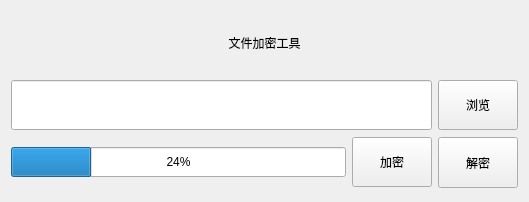
<?xml version="1.0" encoding="UTF-8"?>
<ui version="4.0">
 <class>Widget</class>
 <widget class="QWidget" name="Widget">
  <property name="geometry">
   <rect>
    <x>0</x>
    <y>0</y>
    <width>529</width>
    <height>202</height>
   </rect>
  </property>
  <property name="minimumSize">
   <size>
    <width>529</width>
    <height>202</height>
   </size>
  </property>
  <property name="maximumSize">
   <size>
    <width>529</width>
    <height>202</height>
   </size>
  </property>
  <property name="windowTitle">
   <string>Widget</string>
  </property>
  <layout class="QGridLayout" name="gridLayout">
   <item row="0" column="0">
    <widget class="QLabel" name="label">
     <property name="maximumSize">
      <size>
       <width>16777215</width>
       <height>61</height>
      </size>
     </property>
     <property name="styleSheet">
      <string notr="true">font: 28pt &quot;Microsoft YaHei UI&quot;;</string>
     </property>
     <property name="text">
      <string>文件加密工具</string>
     </property>
     <property name="alignment">
      <set>Qt::AlignCenter</set>
     </property>
    </widget>
   </item>
   <item row="1" column="0">
    <layout class="QHBoxLayout" name="horizontalLayout_3">
     <item>
      <widget class="QLineEdit" name="lineEdit">
       <property name="sizePolicy">
        <sizepolicy hsizetype="Expanding" vsizetype="Expanding">
         <horstretch>0</horstretch>
         <verstretch>0</verstretch>
        </sizepolicy>
       </property>
       <property name="maximumSize">
        <size>
         <width>16777215</width>
         <height>50</height>
        </size>
       </property>
      </widget>
     </item>
     <item>
      <widget class="QPushButton" name="view">
       <property name="sizePolicy">
        <sizepolicy hsizetype="Minimum" vsizetype="Expanding">
         <horstretch>0</horstretch>
         <verstretch>0</verstretch>
        </sizepolicy>
       </property>
       <property name="maximumSize">
        <size>
         <width>16777215</width>
         <height>50</height>
        </size>
       </property>
       <property name="text">
        <string>浏览</string>
       </property>
      </widget>
     </item>
    </layout>
   </item>
   <item row="2" column="0">
    <layout class="QHBoxLayout" name="horizontalLayout_2">
     <item>
      <widget class="QProgressBar" name="progressBar">
       <property name="sizePolicy">
        <sizepolicy hsizetype="Expanding" vsizetype="Expanding">
         <horstretch>0</horstretch>
         <verstretch>0</verstretch>
        </sizepolicy>
       </property>
       <property name="maximumSize">
        <size>
         <width>16777215</width>
         <height>30</height>
        </size>
       </property>
       <property name="value">
        <number>24</number>
       </property>
      </widget>
     </item>
     <item>
      <widget class="QPushButton" name="encode">
       <property name="sizePolicy">
        <sizepolicy hsizetype="Minimum" vsizetype="Expanding">
         <horstretch>0</horstretch>
         <verstretch>0</verstretch>
        </sizepolicy>
       </property>
       <property name="maximumSize">
        <size>
         <width>16777215</width>
         <height>50</height>
        </size>
       </property>
       <property name="text">
        <string>加密</string>
       </property>
      </widget>
     </item>
     <item>
      <widget class="QPushButton" name="unencode">
       <property name="sizePolicy">
        <sizepolicy hsizetype="Minimum" vsizetype="Expanding">
         <horstretch>0</horstretch>
         <verstretch>0</verstretch>
        </sizepolicy>
       </property>
       <property name="maximumSize">
        <size>
         <width>16777215</width>
         <height>51</height>
        </size>
       </property>
       <property name="text">
        <string>解密</string>
       </property>
      </widget>
     </item>
    </layout>
   </item>
  </layout>
 </widget>
 <resources/>
 <connections/>
</ui>
